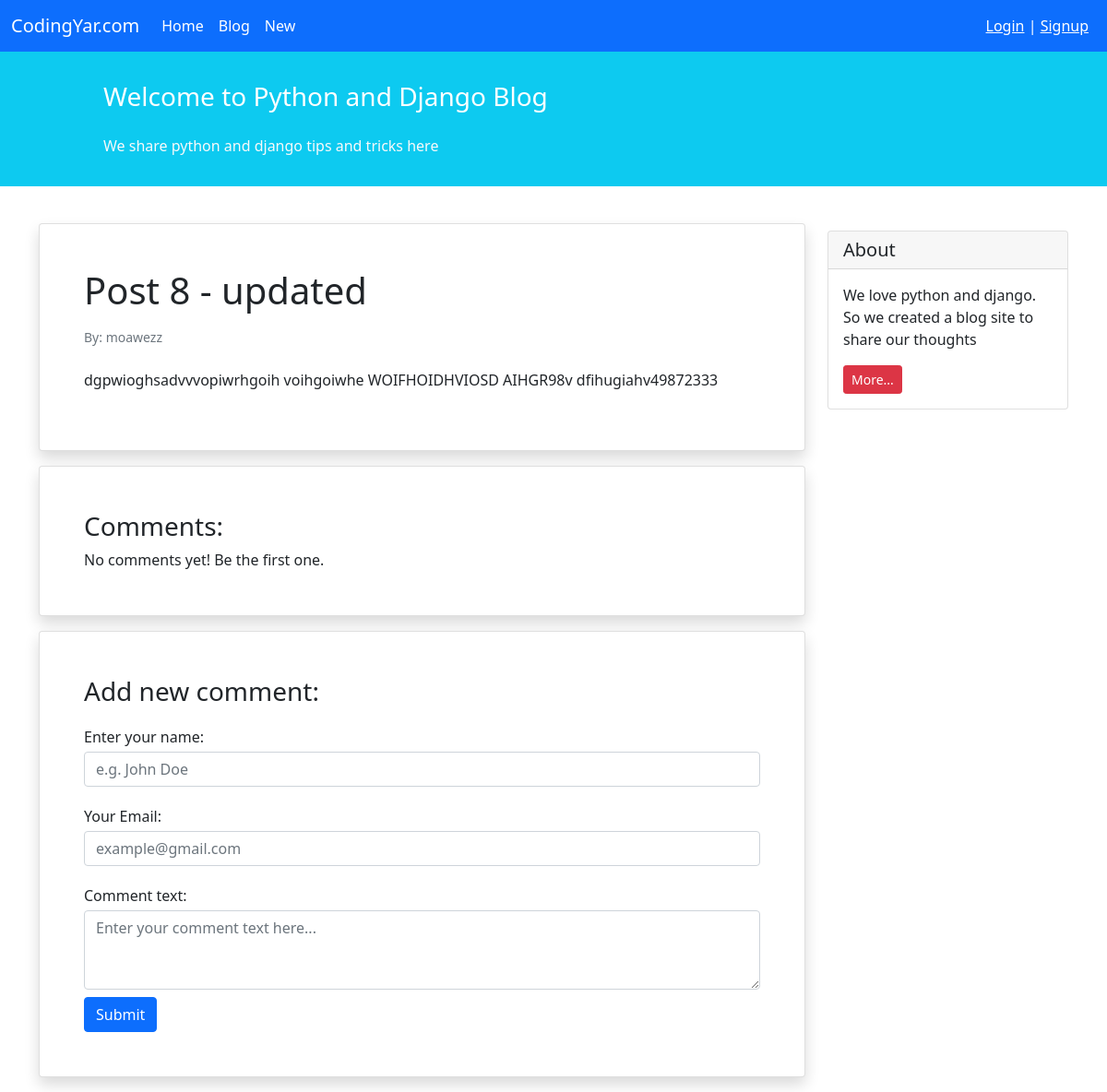
Before: /blog/8/ with the older database file.
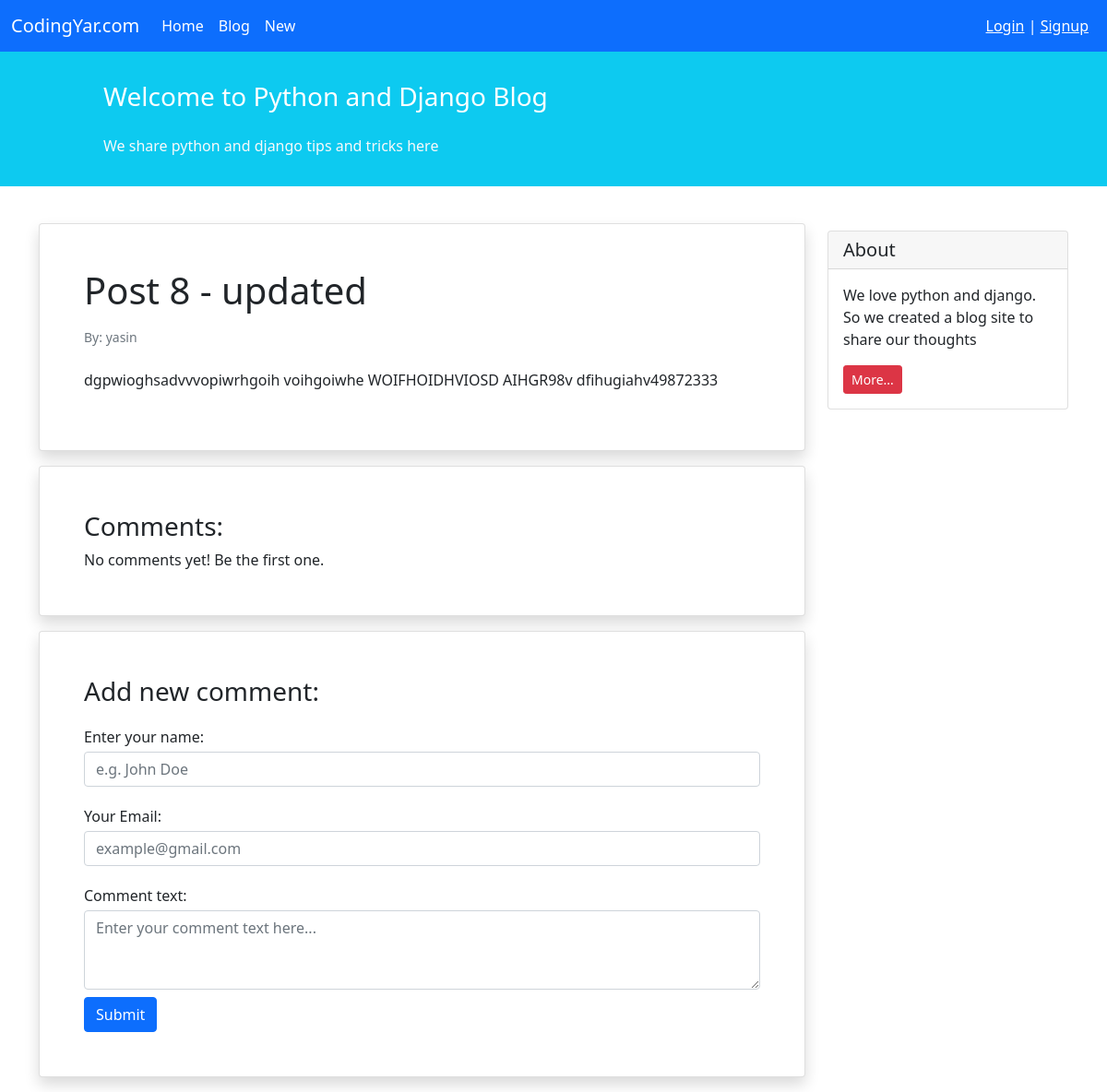
After: the same page with the newer database file.
### blog/models.py (models this page shows, shortened)
class Post(models.Model):
    STATUS_CHOICES = (
        ('pub', 'published'),
        ('drf', 'draft'),
    )
    title = models.CharField(max_length=100)
    author = models.CharField(max_length=50)
    text = models.TextField()
    author = models.ForeignKey(to='auth.User', on_delete=models.CASCADE)
    datetime_created = models.DateTimeField(auto_now_add=True)
    datetime_modified = models.DateTimeField(auto_now=True)
    status = models.CharField(choices=STATUS_CHOICES, max_length=3)

### blog/views.py (the view)
# urls.py: path('<int:pk>/', PostDetailView.as_view(), name='post_detail'),
class PostDetailView(generic.DetailView):
    model = Post
    template_name = 'blog/post_detail.html'
    context_object_name = 'post'

### blog/templates/blog/post_detail.html (shortened to what this page needs)
{% extends '_base.html' %}
{% block content %}
    <div class="container mt-4">
        <div class="row">
            <div class="col-9">
                <div class="card shadow my-3 p-5">
                    <h1>{{ post.title }}</h1>
                    <p class="small text-muted mt-2">By: {{ post.author }}</p>
                    <p class="mt-2">{{ post.text }}</p>
                </div>
                <div class="card shadow my-3 p-5">
                    <h3>Comments:</h3>
                        No comments yet! Be the first one.
                </div>
                <div class="card shadow my-3 p-5">
                    <h3>Add new comment:</h3>
                    <form method="POST">
                        <div class="form-group py-2">
                            <label class="py-1" for="author_name">Enter your name:</label>
                            <input type="text" class="form-control" placeholder="e.g. John Doe" name="author_name">
                        </div>
                        <div class="form-group py-2">
                            <label class="py-1" for="email">Your Email:</label>
                            <input type="email" class="form-control" placeholder="example@gmail.com" name="email">
                        </div>
                        <div class="form-group py-2">
                            <label class="py-1" for="comment_text">Comment text:</label>
                            <textarea class="form-control" name="text" rows="3" placeholder="Enter your comment text here..."></textarea>
                        </div>
                        <button type="submit" class="btn btn-primary">Submit</button>
                    </form>
                </div>
            </div>
            <div class="col-3">
                    <div class="card my-4">
                        <h5 class="card-header">About</h5>
                        <div class="card-body">
                            <p class="card-text">We love python and django. So we created a blog site to share our
                                thoughts</p>
                            <a href="#"
                            class="btn btn-sm btn-danger">
                                More...
                            </a>
                        </div>
                    </div>
            </div>
        </div>
    </div>
{% endblock content %}

Changed rows visible on the page:
changed Post "Post 8 - updated": author "moawezz" → "yasin"
